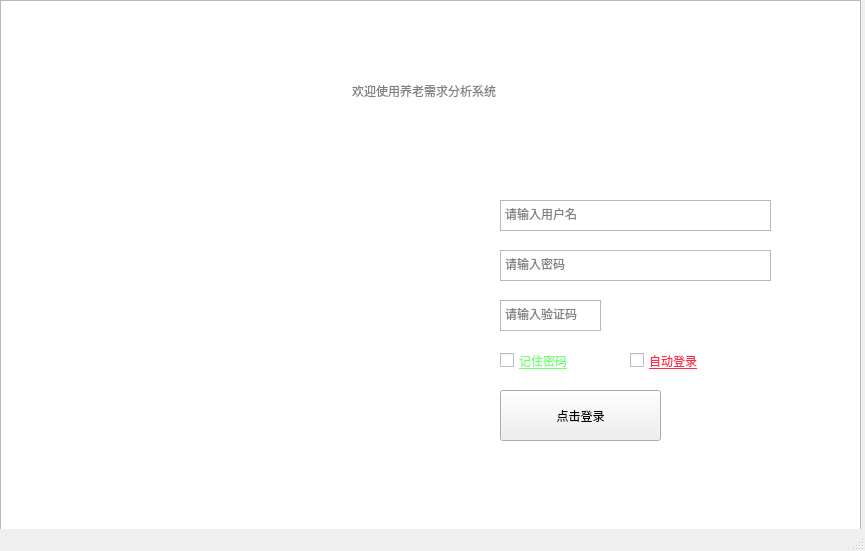
<?xml version="1.0" encoding="UTF-8"?>
<ui version="4.0">
 <class>MainWindow</class>
 <widget class="QMainWindow" name="MainWindow">
  <property name="geometry">
   <rect>
    <x>0</x>
    <y>0</y>
    <width>865</width>
    <height>551</height>
   </rect>
  </property>
  <property name="sizePolicy">
   <sizepolicy hsizetype="Maximum" vsizetype="Maximum">
    <horstretch>0</horstretch>
    <verstretch>0</verstretch>
   </sizepolicy>
  </property>
  <property name="maximumSize">
   <size>
    <width>865</width>
    <height>551</height>
   </size>
  </property>
  <property name="windowTitle">
   <string>MainWindow</string>
  </property>
  <widget class="QWidget" name="centralwidget">
   <widget class="QListView" name="Login">
    <property name="geometry">
     <rect>
      <x>0</x>
      <y>0</y>
      <width>861</width>
      <height>541</height>
     </rect>
    </property>
    <property name="sizePolicy">
     <sizepolicy hsizetype="Ignored" vsizetype="Ignored">
      <horstretch>0</horstretch>
      <verstretch>0</verstretch>
     </sizepolicy>
    </property>
    <property name="maximumSize">
     <size>
      <width>865</width>
      <height>551</height>
     </size>
    </property>
    <property name="styleSheet">
     <string notr="true">border-image:url(:/background.jpg)
</string>
    </property>
    <property name="gridSize">
     <size>
      <width>861</width>
      <height>551</height>
     </size>
    </property>
   </widget>
   <widget class="QTextEdit" name="username">
    <property name="geometry">
     <rect>
      <x>500</x>
      <y>200</y>
      <width>271</width>
      <height>31</height>
     </rect>
    </property>
    <property name="html">
     <string>&lt;!DOCTYPE HTML PUBLIC &quot;-//W3C//DTD HTML 4.0//EN&quot; &quot;http://www.w3.org/TR/REC-html40/strict.dtd&quot;&gt;
&lt;html&gt;&lt;head&gt;&lt;meta name=&quot;qrichtext&quot; content=&quot;1&quot; /&gt;&lt;style type=&quot;text/css&quot;&gt;
p, li { white-space: pre-wrap; }
&lt;/style&gt;&lt;/head&gt;&lt;body style=&quot; font-family:'SimSun'; font-size:9pt; font-weight:400; font-style:normal;&quot;&gt;
&lt;p style=&quot;-qt-paragraph-type:empty; margin-top:0px; margin-bottom:0px; margin-left:0px; margin-right:0px; -qt-block-indent:0; text-indent:0px;&quot;&gt;&lt;br /&gt;&lt;/p&gt;&lt;/body&gt;&lt;/html&gt;</string>
    </property>
    <property name="placeholderText">
     <string>请输入用户名</string>
    </property>
   </widget>
   <widget class="QTextEdit" name="password">
    <property name="geometry">
     <rect>
      <x>500</x>
      <y>250</y>
      <width>271</width>
      <height>31</height>
     </rect>
    </property>
    <property name="html">
     <string>&lt;!DOCTYPE HTML PUBLIC &quot;-//W3C//DTD HTML 4.0//EN&quot; &quot;http://www.w3.org/TR/REC-html40/strict.dtd&quot;&gt;
&lt;html&gt;&lt;head&gt;&lt;meta name=&quot;qrichtext&quot; content=&quot;1&quot; /&gt;&lt;style type=&quot;text/css&quot;&gt;
p, li { white-space: pre-wrap; }
&lt;/style&gt;&lt;/head&gt;&lt;body style=&quot; font-family:'SimSun'; font-size:9pt; font-weight:400; font-style:normal;&quot;&gt;
&lt;p style=&quot;-qt-paragraph-type:empty; margin-top:0px; margin-bottom:0px; margin-left:0px; margin-right:0px; -qt-block-indent:0; text-indent:0px;&quot;&gt;&lt;br /&gt;&lt;/p&gt;&lt;/body&gt;&lt;/html&gt;</string>
    </property>
    <property name="placeholderText">
     <string>请输入密码</string>
    </property>
   </widget>
   <widget class="QPushButton" name="pushButton">
    <property name="geometry">
     <rect>
      <x>500</x>
      <y>390</y>
      <width>161</width>
      <height>51</height>
     </rect>
    </property>
    <property name="text">
     <string>点击登录</string>
    </property>
   </widget>
   <widget class="QCheckBox" name="checkBox">
    <property name="geometry">
     <rect>
      <x>630</x>
      <y>350</y>
      <width>131</width>
      <height>21</height>
     </rect>
    </property>
    <property name="styleSheet">
     <string notr="true">color:rgb(255, 42, 70);
text-decoration: underline;
font: 16pt &quot;黑体&quot;;</string>
    </property>
    <property name="text">
     <string>自动登录</string>
    </property>
   </widget>
   <widget class="QCheckBox" name="checkBox_2">
    <property name="geometry">
     <rect>
      <x>500</x>
      <y>350</y>
      <width>111</width>
      <height>21</height>
     </rect>
    </property>
    <property name="styleSheet">
     <string notr="true">color:rgb(116, 255, 116);
font: 16pt &quot;黑体&quot;;
text-decoration: underline;</string>
    </property>
    <property name="text">
     <string>记住密码</string>
    </property>
   </widget>
   <widget class="QTextEdit" name="yanzhengma">
    <property name="geometry">
     <rect>
      <x>500</x>
      <y>300</y>
      <width>101</width>
      <height>31</height>
     </rect>
    </property>
    <property name="html">
     <string>&lt;!DOCTYPE HTML PUBLIC &quot;-//W3C//DTD HTML 4.0//EN&quot; &quot;http://www.w3.org/TR/REC-html40/strict.dtd&quot;&gt;
&lt;html&gt;&lt;head&gt;&lt;meta name=&quot;qrichtext&quot; content=&quot;1&quot; /&gt;&lt;style type=&quot;text/css&quot;&gt;
p, li { white-space: pre-wrap; }
&lt;/style&gt;&lt;/head&gt;&lt;body style=&quot; font-family:'SimSun'; font-size:9pt; font-weight:400; font-style:normal;&quot;&gt;
&lt;p style=&quot;-qt-paragraph-type:empty; margin-top:0px; margin-bottom:0px; margin-left:0px; margin-right:0px; -qt-block-indent:0; text-indent:0px;&quot;&gt;&lt;br /&gt;&lt;/p&gt;&lt;/body&gt;&lt;/html&gt;</string>
    </property>
    <property name="placeholderText">
     <string>请输入验证码</string>
    </property>
   </widget>
   <widget class="QLineEdit" name="lineEdit">
    <property name="geometry">
     <rect>
      <x>350</x>
      <y>60</y>
      <width>151</width>
      <height>61</height>
     </rect>
    </property>
    <property name="cursor">
     <cursorShape>ArrowCursor</cursorShape>
    </property>
    <property name="mouseTracking">
     <bool>true</bool>
    </property>
    <property name="styleSheet">
     <string notr="true">background：transparent;
border-width:0;
border-style:outset;
font: 22pt &quot;Arial&quot;;</string>
    </property>
    <property name="readOnly">
     <bool>true</bool>
    </property>
    <property name="placeholderText">
     <string>欢迎使用养老需求分析系统</string>
    </property>
    <property name="clearButtonEnabled">
     <bool>false</bool>
    </property>
   </widget>
  </widget>
  <widget class="QStatusBar" name="statusbar"/>
 </widget>
 <resources>
  <include location="../resources/make_background.qrc"/>
 </resources>
 <connections/>
</ui>
